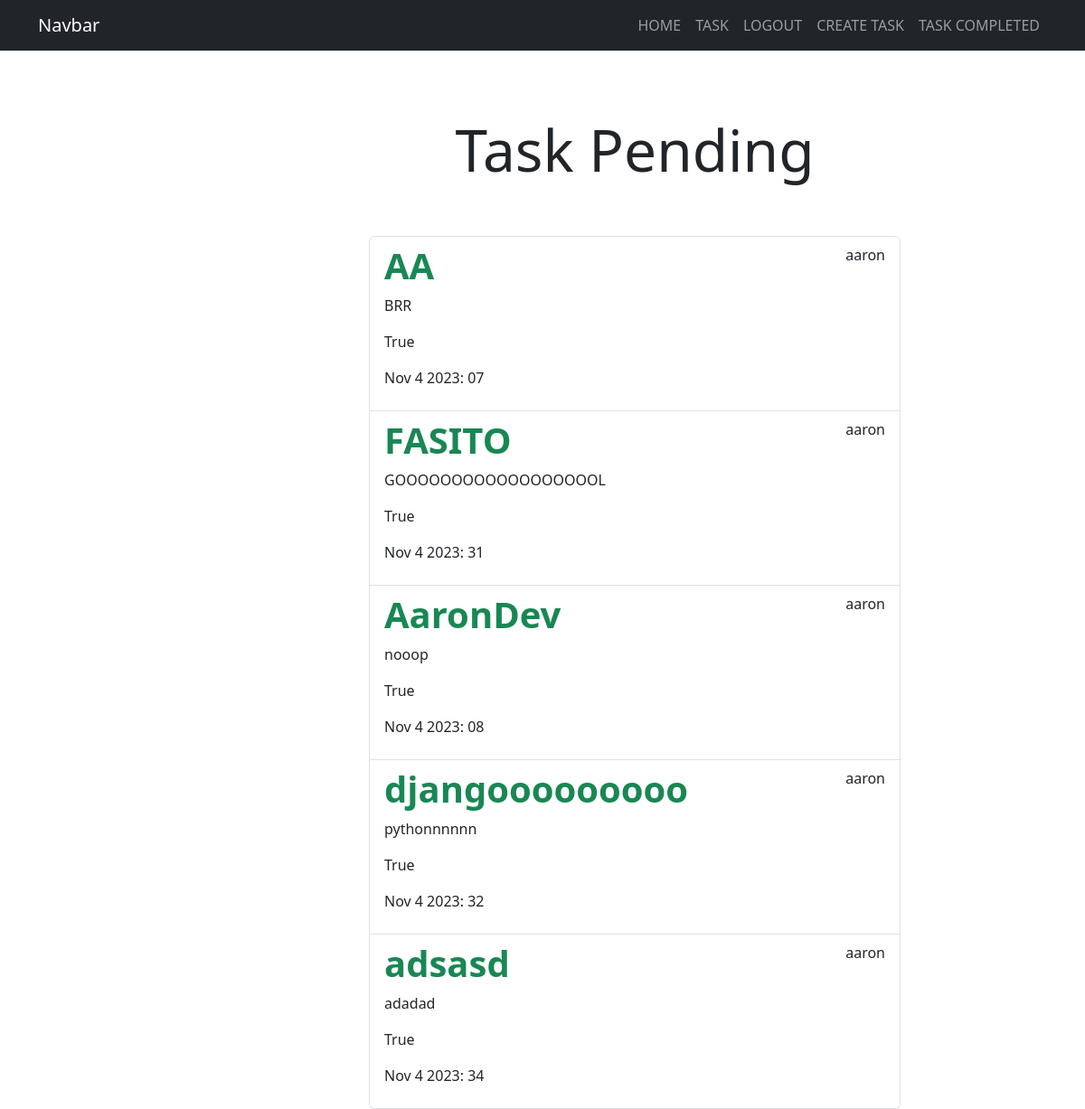
Page /tasks/completed (signed in) on the committed database.
### tasks/models.py (models this page shows)
class Task(models.Model):
    title = models.CharField(max_length=200)
    description = models.TextField(blank=True)
    created = models.DateTimeField(auto_now_add=True)
    datecompleted = models.DateTimeField(null=True, blank=True)
    important = models.BooleanField(default=True)
    user = models.ForeignKey(User, on_delete=models.CASCADE)
    """Definine una relación uno a muchos desde User a otro modelo (posiblemente llamado Task), de modo que un usuario puede tener
    muchas tareas, pero cada tarea está asociada a un único usuario. Si el usuario es eliminado, todas sus tareas también serán eliminadas."""
    def __str__(self):
        return f"{self.title}... - by {self.user.username}"  # Este trozo de codigo nos permite poder obervar el titulo del lado de DjangoAdmin,como vista previa

### tasks/views.py (the view)
# urls.py: path('tasks/completed',views.tasks_completed, name='tasks_completed'),
@login_required
def tasks_completed(request):
    tasks = Task.objects.filter(
        user=request.user, datecompleted__isnull=False).order_by
    ('-datecreated')  # Ordena de mas reciente a mas antigua
    print(tasks)
    return render(request, "tasks.html", {'tasks': tasks})

### tasks/templates/tasks.html (shortened to what this page needs)
{% extends 'base.html' %} {% csrf_token %} {% block content %}
  <div class="row">
    <div class="col-md-6 offset-md-4">
      <h1 class="text-center display-3 py-5">Task Pending</h1>
      <ul class="list-group">
        {% for task in tasks %}
        <a class="list-group-item" href="{% url 'task_detail' task.id %}">
          <header class="d-flex justify-content-between">
            {% if task.important %}
            <h1 class="fw-bold text-success">{{task.title}}</h1>
            {% else %}
            <h1 class="fw-bold">{{task.title}}</h1>
            {% endif %}
            <p>{{task.user.username}}</p>
          </header>
          <p>{{task.description}}</p>
          <p>{{task.important}}</p>
          <p>{{task.datecompleted | date:'M j Y: i'}}</p>
        </a>
        {% endfor %}
      </ul>
    </div>
  </div>
  {% endblock %}

### rows in the picture
Task: title "AA", user.username "aaron", description "BRR", important "True", datecompleted "Nov 4 2023: 07"
Task: title "FASITO", user.username "aaron", description "GOOOOOOOOOOOOOOOOOOL", important "True", datecompleted "Nov 4 2023: 31"
Task: title "AaronDev", user.username "aaron", description "nooop", important "True", datecompleted "Nov 4 2023: 08"
Task: title "djangooooooooo", user.username "aaron", description "pythonnnnnn", important "True", datecompleted "Nov 4 2023: 32"
Task: title "adsasd", user.username "aaron", description "adadad", important "True", datecompleted "Nov 4 2023: 34"
